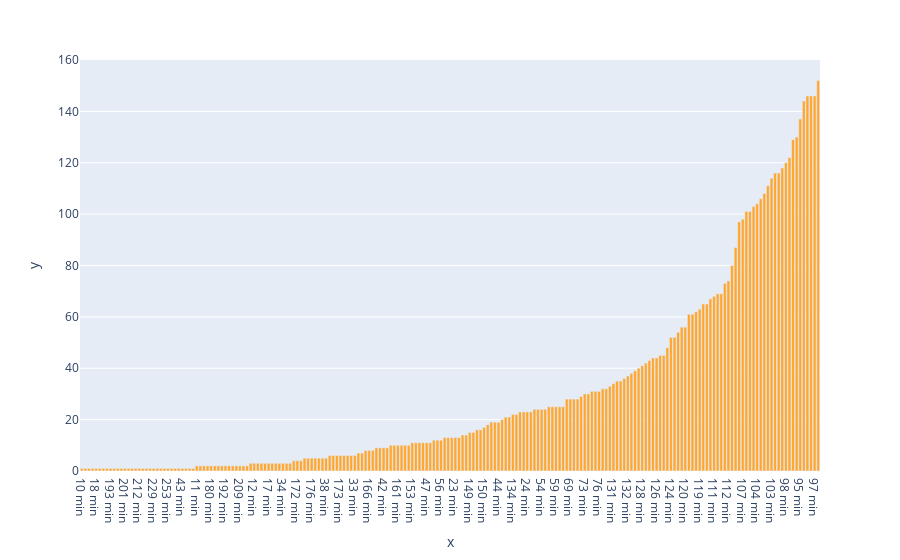

Here is the notebook cell this chart was saved with:
### Code cell
new_movie_df = gen_duration_df(movie_df)
fig = px.bar(x = new_movie_df['duration'], y = new_movie_df['counts'])
fig.update_traces(marker= dict(color = '#FFA62F'))

fig.update_xaxes(type= 'category', categoryorder = 'total ascending')

fig.show()

### Figure 1 — Plotly figure (JSON) as saved in the notebook; plotly's stock layout.template omitted (floating-point values rounded to 4 significant figures; data arrays with more than 128 entries replaced by an {"elided": "..."} marker saying what was removed)
{"data": [{"alignmentgroup": "True", "hovertemplate": "x=%{x}<br>y=%{y}<extra></extra>", "legendgroup": "", "marker": {"color": "#FFA62F", "pattern": {"shape": ""}}, "name": "", "offsetgroup": "", "orientation": "v", "showlegend": false, "textposition": "auto", "type": "bar", "x": {"elided": "206 str values"}, "xaxis": "x", "y": {"elided": "206 int values"}, "yaxis": "y"}], "layout": {"barmode": "relative", "legend": {"tracegroupgap": 0}, "margin": {"t": 60}, "xaxis": {"anchor": "y", "categoryorder": "total ascending", "domain": [0, 1], "title": {"text": "x"}, "type": "category"}, "yaxis": {"anchor": "x", "domain": [0, 1], "title": {"text": "y"}}}}
